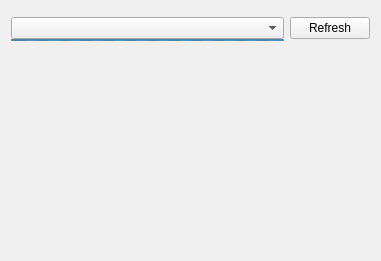
<?xml version="1.0" encoding="UTF-8"?>
<ui version="4.0">
 <class>YubiKeyEditWidget</class>
 <widget class="QWidget" name="YubiKeyEditWidget">
  <property name="geometry">
   <rect>
    <x>0</x>
    <y>0</y>
    <width>381</width>
    <height>261</height>
   </rect>
  </property>
  <layout class="QVBoxLayout" name="verticalLayout">
   <item>
    <widget class="MessageWidget" name="messageWidget" native="true">
     <property name="minimumSize">
      <size>
       <width>0</width>
       <height>0</height>
      </size>
     </property>
    </widget>
   </item>
   <item>
    <layout class="QGridLayout" name="gridLayout_4">
     <property name="verticalSpacing">
      <number>0</number>
     </property>
     <item row="2" column="0">
      <widget class="QComboBox" name="comboChallengeResponse">
       <property name="sizePolicy">
        <sizepolicy hsizetype="Expanding" vsizetype="Fixed">
         <horstretch>0</horstretch>
         <verstretch>0</verstretch>
        </sizepolicy>
       </property>
       <property name="accessibleName">
        <string>Hardware key slot selection</string>
       </property>
      </widget>
     </item>
     <item row="2" column="1">
      <widget class="QPushButton" name="buttonRedetectYubikey">
       <property name="accessibleName">
        <string>Refresh hardware tokens</string>
       </property>
       <property name="text">
        <string>Refresh</string>
       </property>
      </widget>
     </item>
     <item row="3" column="0">
      <widget class="QProgressBar" name="yubikeyProgress">
       <property name="maximumSize">
        <size>
         <width>16777215</width>
         <height>2</height>
        </size>
       </property>
       <property name="maximum">
        <number>0</number>
       </property>
       <property name="value">
        <number>-1</number>
       </property>
       <property name="textVisible">
        <bool>false</bool>
       </property>
      </widget>
     </item>
    </layout>
   </item>
   <item>
    <spacer name="verticalSpacer">
     <property name="orientation">
      <enum>Qt::Vertical</enum>
     </property>
     <property name="sizeHint" stdset="0">
      <size>
       <width>20</width>
       <height>0</height>
      </size>
     </property>
    </spacer>
   </item>
  </layout>
 </widget>
 <customwidgets>
  <customwidget>
   <class>MessageWidget</class>
   <extends>QWidget</extends>
   <header>gui/MessageWidget.h</header>
   <container>1</container>
  </customwidget>
 </customwidgets>
 <tabstops>
  <tabstop>comboChallengeResponse</tabstop>
  <tabstop>buttonRedetectYubikey</tabstop>
 </tabstops>
 <resources/>
 <connections/>
</ui>
